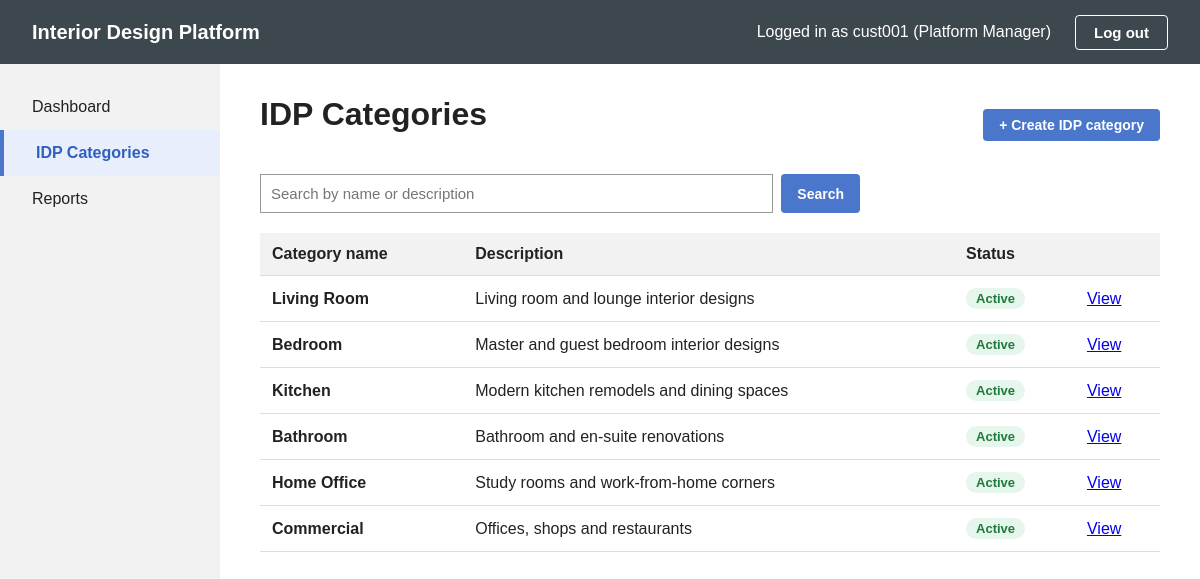
The page /manager/categories (signed in) on the database its author committed.
### tables this page shows
CREATE TABLE idp_category (
    categoryId    INTEGER PRIMARY KEY AUTOINCREMENT,
    categoryName  TEXT NOT NULL UNIQUE COLLATE NOCASE,  -- 3-50 chars, capitals don't matter
    description   TEXT NOT NULL DEFAULT '' CHECK(length(description) <= 500),
    status        TEXT NOT NULL DEFAULT 'Active' CHECK(status IN ('Active', 'Suspended')),
    createdDate   TEXT NOT NULL DEFAULT CURRENT_TIMESTAMP
);

### app.py (the view)
@app.route("/manager/categories")
@managerLoginRequired
def idpCategories():
    return SearchIDPCategoryPage().searchIDPCategories(request.args.get("keyword", ""))

### app.py (called while the page is built)
@app.after_request
def noCache(response):
    response.headers["Cache-Control"] = "no-store"
    return response

def managerLoginRequired(routeFunction):
    @wraps(routeFunction)
    def wrapper(*args, **kwargs):
        if "userId" not in session:
            return redirect(url_for("platformManagerLogin"))
        return routeFunction(*args, **kwargs)
    return wrapper

@app.context_processor
def headerInfo():
    if "userId" not in session:
        return {}
    return {"headerUsername": session["username"]}

### boundary/searchIDPCategoryPage.py (called while the page is built)
    def searchIDPCategories(self, keyword):
        self.keyword = (keyword or "").strip()
        categories = self.searchIDPCategoryController.searchIDPCategories(self.keyword)
        if categories:
            return self.displayResults(categories)
        return self.displayNoResultsMessage()

    def displayResults(self, categories):
        return render_template("idpCategories.html", activePage="categories",
                               categories=categories, keyword=self.keyword)

### control/searchIDPCategoryController.py (called while the page is built)
    def searchIDPCategories(self, keyword):
        return IDPCategory().searchIDPCategories(keyword)

### database/db.py (called while the page is built)
def getConnection():
    conn = sqlite3.connect(DB_PATH)
    conn.row_factory = sqlite3.Row     # lets us do row["profileName"]
    return conn

### entity/idpCategory.py (called while the page is built)
    def searchIDPCategories(self, keyword):
        pattern = "%" + keyword.lower() + "%"
        conn = getConnection()
        rows = conn.execute(
            "SELECT * FROM idp_category "
            "WHERE LOWER(categoryName) LIKE ? OR LOWER(description) LIKE ? "
            "ORDER BY categoryId",
            (pattern, pattern),
        ).fetchall()
        conn.close()
        return [IDPCategory(**dict(row)) for row in rows]

### templates/idpCategories.html (shortened to what this page needs)
{% extends "platformManagerBase.html" %}
{% block content %}
    <div class="page-top">
        <h1>IDP Categories</h1>
        <a href="{{ url_for('createIDPCategory') }}" class="btn-small btn-blue">+ Create IDP category</a>
    </div>
    <form method="GET" action="{{ url_for('idpCategories') }}" class="search-bar">
        <input type="text" name="keyword" value="{{ keyword }}" placeholder="Search by name or description">
        <button type="submit" class="btn-small btn-blue">Search</button>
    </form>
    {% if noResultsMessage %}
        <div class="message info">&#8505; {{ noResultsMessage }}</div>
    {% else %}
        <table class="list-table">
            <tr>
                <th>Category name</th>
                <th>Description</th>
                <th>Status</th>
                <th></th>
            </tr>
            {% for category in categories %}
                <tr>
                    <td><strong>{{ category.categoryName }}</strong></td>
                    <td>{{ category.description }}</td>
                    <td><span class="badge {{ category.status|lower }}">{{ category.status }}</span></td>
                    <td><a href="{{ url_for('viewIDPCategory', categoryId=category.categoryId) }}">View</a></td>
                </tr>
            {% endfor %}
        </table>
    {% endif %}
{% endblock %}

### static/style.css (style rules this page uses)
* { box-sizing: border-box; }
body { margin: 0; font-family: Arial, Helvetica, sans-serif; background: #f8f8f8; color: #222; }
input[type="text"], input[type="password"], input[type="email"], select { width: 100%; padding: 10px; font-size: 15px; border: 1px solid #999; }
.content h1 { margin-top: 0; }
.page-top { display: flex; align-items: center; justify-content: space-between; gap: 16px; flex-wrap: wrap; }
.btn-small { display: inline-block; padding: 8px 16px; font-size: 14px; font-weight: bold; border: none; border-radius: 4px; cursor: pointer; text-decoration: none; }
.btn-blue { background: #4a76cc; color: #fff; }
.search-bar { display: flex; gap: 8px; margin: 20px 0; max-width: 600px; }
.search-bar input { flex: 1; }
.list-table { width: 100%; border-collapse: collapse; }
.list-table th, .list-table td { padding: 12px; text-align: left; border-bottom: 1px solid #ddd; }
.list-table th { background: #f2f2f2; }
.badge { display: inline-block; padding: 3px 10px; border-radius: 12px; font-size: 13px; font-weight: bold; vertical-align: middle; }
.badge.active { background: #e7f6ec; color: #1e7b3c; }

### rows shown on the page
idp_category: categoryName "Living Room", description "Living room and lounge interior designs", status "Active"
idp_category: categoryName "Bedroom", description "Master and guest bedroom interior designs", status "Active"
idp_category: categoryName "Kitchen", description "Modern kitchen remodels and dining spaces", status "Active"
idp_category: categoryName "Bathroom", description "Bathroom and en-suite renovations", status "Active"
idp_category: categoryName "Home Office", description "Study rooms and work-from-home corners", status "Active"
idp_category: categoryName "Commercial", description "Offices, shops and restaurants", status "Active"

### other values the page prints
{{ headerUsername }} "cust001"
